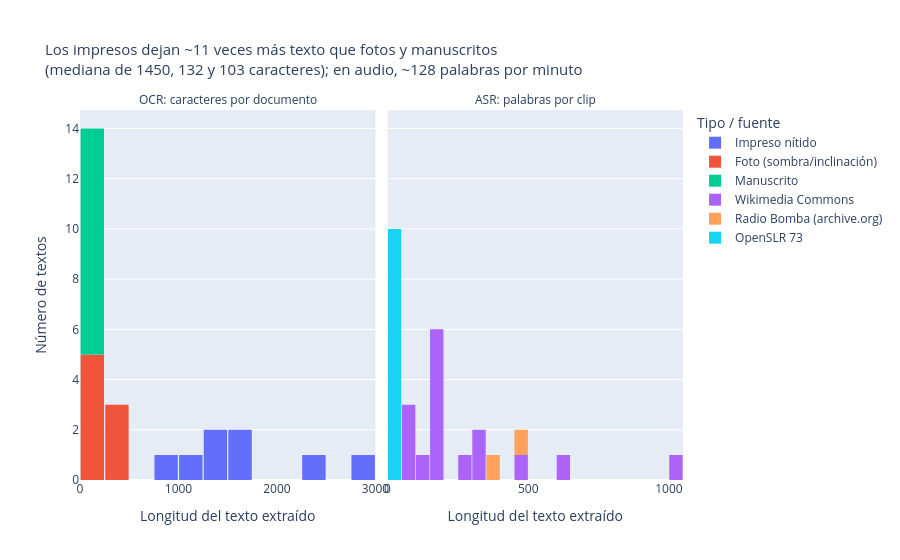

The notebook cell saved with this chart:
### Code cell
longitudes = pd.concat([
    ocr_ok.assign(modalidad="OCR: caracteres por documento", longitud=ocr_ok["caracteres"], grupo=ocr_ok["tipo_es"])[["id", "modalidad", "longitud", "grupo"]],
    asr_ok.assign(modalidad="ASR: palabras por clip", longitud=asr_ok["palabras"], grupo=asr_ok["fuente"])[["id", "modalidad", "longitud", "grupo"]],
])
med = ocr_ok.groupby("tipo_es")["caracteres"].median()
ppm = asr_ok["palabras"].sum() / asr_ok["minutos"].sum()
veces = med["Impreso nítido"] / max(med["Foto (sombra/inclinación)"], med["Manuscrito"])
titulo3 = (f"Los impresos dejan ~{veces:.0f} veces más texto que fotos y manuscritos<br>"
           f"(mediana de {med['Impreso nítido']:.0f}, {med['Foto (sombra/inclinación)']:.0f} y {med['Manuscrito']:.0f} caracteres); "
           f"en audio, ~{ppm:.0f} palabras por minuto")
fig3 = px.histogram(longitudes, x="longitud", color="grupo", facet_col="modalidad",
                    category_orders={"modalidad": ["OCR: caracteres por documento", "ASR: palabras por clip"]},
                    labels={"longitud": "Longitud del texto extraído", "grupo": "Tipo / fuente", "count": "Textos"})
fig3.update_xaxes(matches=None)
for traza in fig3.data:   # cada panel con su propio ancho de barra: 250 caracteres en OCR, 50 palabras en ASR
    traza.bingroup = traza.xaxis
    traza.xbins = {"start": 0, "size": 250 if traza.xaxis == "x" else 50}
fig3.for_each_annotation(lambda a: a.update(text=a.text.split("=")[-1]))
fig3.update_layout(yaxis_title="Número de textos", bargap=0.05, margin={"t": 110},
                   title={"text": titulo3, "font": {"size": 15}})
fig3.show()

### Figure 1 — Plotly figure (JSON) as saved in the notebook; plotly's stock layout.template omitted (floating-point values rounded to 4 significant figures)
{"data": [{"bingroup": "x", "hovertemplate": "Tipo / fuente=Impreso nítido<br>modalidad=OCR: caracteres por documento<br>Longitud del texto extraído=%{x}<br>count=%{y}<extra></extra>", "legendgroup": "Impreso nítido", "marker": {"color": "#636efa", "pattern": {"shape": ""}}, "name": "Impreso nítido", "orientation": "v", "showlegend": true, "type": "histogram", "x": [1399, 1255, 1690, 935, 1076, 2403, 2874, 1501], "xaxis": "x", "xbins": {"size": 250, "start": 0}, "yaxis": "y"}, {"bingroup": "x", "hovertemplate": "Tipo / fuente=Foto (sombra/inclinación)<br>modalidad=OCR: caracteres por documento<br>Longitud del texto extraído=%{x}<br>count=%{y}<extra></extra>", "legendgroup": "Foto (sombra/inclinación)", "marker": {"color": "#EF553B", "pattern": {"shape": ""}}, "name": "Foto (sombra/inclinación)", "orientation": "v", "showlegend": true, "type": "histogram", "x": [339, 71, 72, 161, 56, 104, 407, 260], "xaxis": "x", "xbins": {"size": 250, "start": 0}, "yaxis": "y"}, {"bingroup": "x", "hovertemplate": "Tipo / fuente=Manuscrito<br>modalidad=OCR: caracteres por documento<br>Longitud del texto extraído=%{x}<br>count=%{y}<extra></extra>", "legendgroup": "Manuscrito", "marker": {"color": "#00cc96", "pattern": {"shape": ""}}, "name": "Manuscrito", "orientation": "v", "showlegend": true, "type": "histogram", "x": [103, 212, 197, 107, 49, 88, 79, 197, 23], "xaxis": "x", "xbins": {"size": 250, "start": 0}, "yaxis": "y"}, {"bingroup": "x2", "hovertemplate": "Tipo / fuente=Wikimedia Commons<br>modalidad=ASR: palabras por clip<br>Longitud del texto extraído=%{x}<br>count=%{y}<extra></extra>", "legendgroup": "Wikimedia Commons", "marker": {"color": "#ab63fa", "pattern": {"shape": ""}}, "name": "Wikimedia Commons", "orientation": "v", "showlegend": true, "type": "histogram", "x": [259, 349, 624, 1004, 493, 186, 186, 318, 61, 172, 189, 199, 158, 74, 118, 96], "xaxis": "x2", "xbins": {"size": 50, "start": 0}, "yaxis": "y2"}, {"bingroup": "x2", "hovertemplate": "Tipo / fuente=Radio Bomba (archive.org)<br>modalidad=ASR: palabras por clip<br>Longitud del texto extraído=%{x}<br>count=%{y}<extra></extra>", "legendgroup": "Radio Bomba (archive.org)", "marker": {"color": "#FFA15A", "pattern": {"shape": ""}}, "name": "Radio Bomba (archive.org)", "orientation": "v", "showlegend": true, "type": "histogram", "x": [379, 453], "xaxis": "x2", "xbins": {"size": 50, "start": 0}, "yaxis": "y2"}, {"bingroup": "x2", "hovertemplate": "Tipo / fuente=OpenSLR 73<br>modalidad=ASR: palabras por clip<br>Longitud del texto extraído=%{x}<br>count=%{y}<extra></extra>", "legendgroup": "OpenSLR 73", "marker": {"color": "#19d3f3", "pattern": {"shape": ""}}, "name": "OpenSLR 73", "orientation": "v", "showlegend": true, "type": "histogram", "x": [8, 6, 7, 9, 10, 8, 17, 14, 8, 13], "xaxis": "x2", "xbins": {"size": 50, "start": 0}, "yaxis": "y2"}], "layout": {"annotations": [{"font": {}, "showarrow": false, "text": "OCR: caracteres por documento", "x": 0.245, "xanchor": "center", "xref": "paper", "y": 1.0, "yanchor": "bottom", "yref": "paper"}, {"font": {}, "showarrow": false, "text": "ASR: palabras por clip", "x": 0.755, "xanchor": "center", "xref": "paper", "y": 1.0, "yanchor": "bottom", "yref": "paper"}], "bargap": 0.05, "barmode": "relative", "legend": {"title": {"text": "Tipo / fuente"}, "tracegroupgap": 0}, "margin": {"t": 110}, "title": {"font": {"size": 15}, "text": "Los impresos dejan ~11 veces más texto que fotos y manuscritos<br>(mediana de 1450, 132 y 103 caracteres); en audio, ~128 palabras por minuto"}, "xaxis": {"anchor": "y", "domain": [0.0, 0.49], "title": {"text": "Longitud del texto extraído"}}, "xaxis2": {"anchor": "y2", "domain": [0.51, 1.0], "title": {"text": "Longitud del texto extraído"}}, "yaxis": {"anchor": "x", "domain": [0.0, 1.0], "title": {"text": "Número de textos"}}, "yaxis2": {"anchor": "x2", "domain": [0.0, 1.0], "matches": "y", "showticklabels": false}}}
